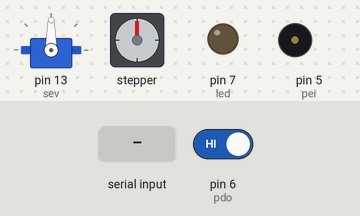
Bench run of a sketch on a simulated Arduino Uno, built with avr-gcc and run on an emulated ATmega328P. On the bench: servo, stepper motor, output pins drawn as LEDs (lit = HIGH), buzzer (waves = sounding). Dashed ring = blinking. The inputs (shaded band) are chosen by the test bench; at power-on: pin 6 (pdo) HIGH. Stepper angles assume 2048 steps per turn.

Above: at 1.2 s.
1.3 s: pin 6 (pdo) driven LOW
At 1.7 s:
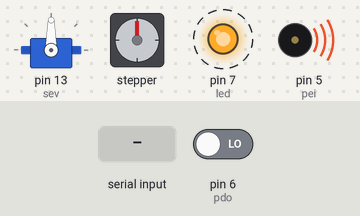
4.3 s: "3" received over the second serial link
At 5.4 s:
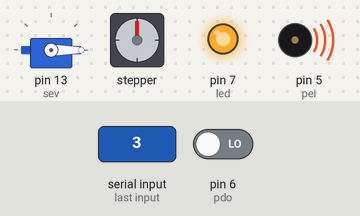
9.0 s: "1" received over the second serial link
At 10.72 s:
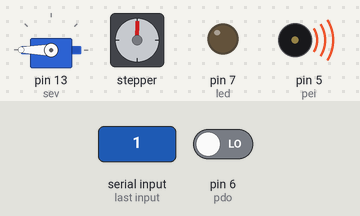
Timing chart, 0 to 26.9 s (numbered marks = the images above; inputs shaded):
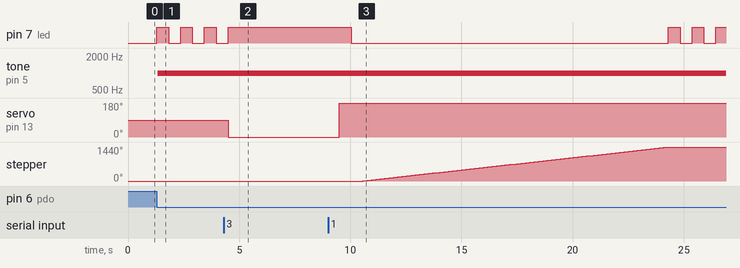

The sketch:

smartHome_dore.ino
```cpp
#include <Servo.h>
Servo sev;

#include <Stepper.h>
const int stepsPerRevolution = 2048;  //2048한바퀴, 1024반바퀴
Stepper sep(stepsPerRevolution, 11, 9, 10, 8);  // IN4, IN2, IN3, IN1

#include <SoftwareSerial.h>
SoftwareSerial btSerial(2, 3);//TX , RX 순서

byte buffer[1024];//데이터 수심 버퍼
int bufferPo;// buffer 저장할 위치

int led = 7;//led핀
int pdo = 6;//경보감지 적외선 센서 핀
int pei = 5;//피에조 부저 소리

void setup() {
  Serial.begin(9600);//시리얼 불러오기
  btSerial.begin(9600); //bt시리얼 불러오기
  sep.setSpeed(18);//스텝 모터속도

  sev.attach(13);//문열리게 서보모터!
  pinMode(led, OUTPUT);
  pinMode(pdo, INPUT);
  pinMode(pei, OUTPUT);
}

void loop() {
   long pdoR = digitalRead(pdo);

   if(btSerial.available()) { //그냥 무조건 써
    byte data = btSerial.read();
    buffer[bufferPo++] = data;
    int i = 0;
    int j = 0;
    if(data == '1'){//차고올리기
      i = 0;
      if( i == 0 ){
       sep.step(stepsPerRevolution);
         delay(100);
       sep.step(stepsPerRevolution);
         delay(100);
       sep.step(stepsPerRevolution);
         delay(100);
       sep.step(stepsPerRevolution);
      }
    }

    if(data == '2'){ // 차고 내리기
      i = 1;
     if( i == 1 ){
       sep.step(-stepsPerRevolution);
         delay(100);
       sep.step(-stepsPerRevolution);
         delay(100);
       sep.step(-stepsPerRevolution);
         delay(100);
       sep.step(-stepsPerRevolution);
    }
    }

    if(data == '3'){//문열기
      j = 1; //보안풀림
      sev.write(0);
      digitalWrite(led, HIGH);
      delay(5000);//5초뒤
      sev.write(180);
      digitalWrite(led, LOW);
    }
   }
   if(pdoR == 0){
        digitalWrite(led, HIGH);
        btSerial.println("[도어락] 침입자 발생!!");
        tone(pei, 1000);
        delay(500);
        digitalWrite(led, LOW);
        btSerial.println("[도어락] 침입자 발생!!");
        tone(pei, 1000);
        delay(500);
}else{
  noTone(pei);
}
}
```

Measured:
- after the input at 1.3 s, pin 7 (led): alternates HIGH for 0.53 s and LOW for 0.53 s, starting at once; tone on pin 5 (pei): silent → 1000 Hz at once
- after the input at 4.3 s, pin 7 (led): goes on until 4.5 s, then stays HIGH; servo on pin 13 (sev): 90° → 0° after 0.20 s
- after the input at 9.0 s, stepper: turns 1440° clockwise in 13.7 s, starting after 1.6 s
